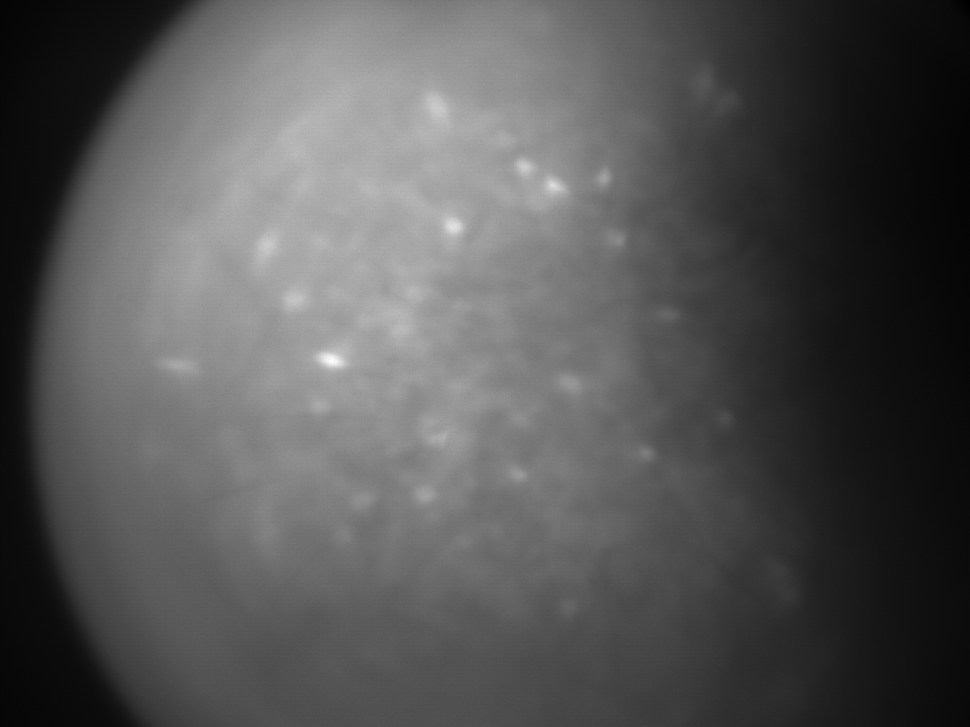
%> input picture General/Projection.tif, 970 x 727 px, shrunk from 1440 x 1080 before the run
$ octave --eval "result = SegmentFrame(imread('../../General/Projection.tif'));"   (GNU Octave 9; MATLAB toolbox functions it lacks are replaced by stand-ins)
%> lines starting %> are read from the running program, lines starting %| are printed output that depends on the picture; in (x1, y1, x2, y2) boxes, pixels count from 0 and x2, y2 are one past the last pixel; in counts of white or black regions, pixels touching at a corner belong together; the program's own positions count from 1
function [frame,cc] = SegmentFrame(frame,toplot)
%UNTITLED Summary of this function goes here
%   Detailed explanation goes here

if (nargin < 2)
    toplot = 0;
end

inframe = frame;
%> inframe is the input picture: size 727x970 uint16; min 240, max 2551, mean 1018.5

x = 3;

frame = imopen(frame,strel('disk',2));

if (toplot) figure;subplot(x,x,1);imagesc(frame); title ('input');colormap(gray);end

frame = frame > 4*std(frame(:));
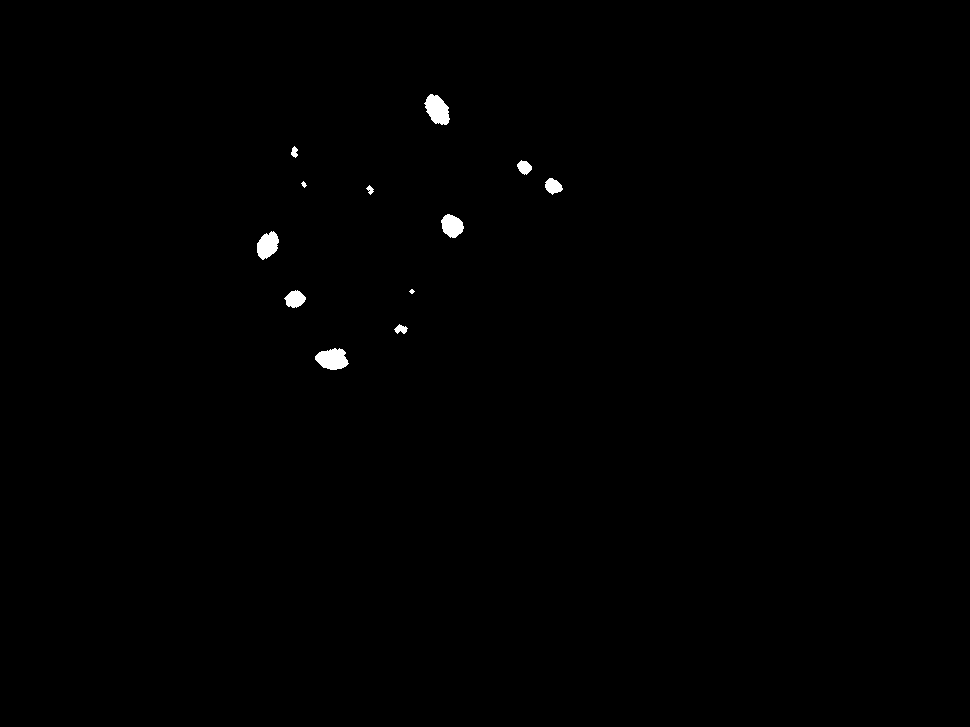
%> frame: size 727x970 logical; 0.39% white; 12 white regions (1 under 20 px), largest, box (x1, y1, x2, y2) and area: (424, 94, 450, 125) 538, (315, 348, 349, 370) 533, (257, 231, 279, 260) 441

frame = bwareaopen(frame,40,8);

if (toplot) subplot(x,x,2);imagesc(frame); title('small guys removed');end

cc = bwconncomp(frame,8);
%> cc = 10 connected components
labeled = labelmatrix(cc);
%> labeled: size 727x970 uint8; 11 distinct labels, from 0 to 10
rgb_label = label2rgb(labeled,@spring,'c','shuffle');
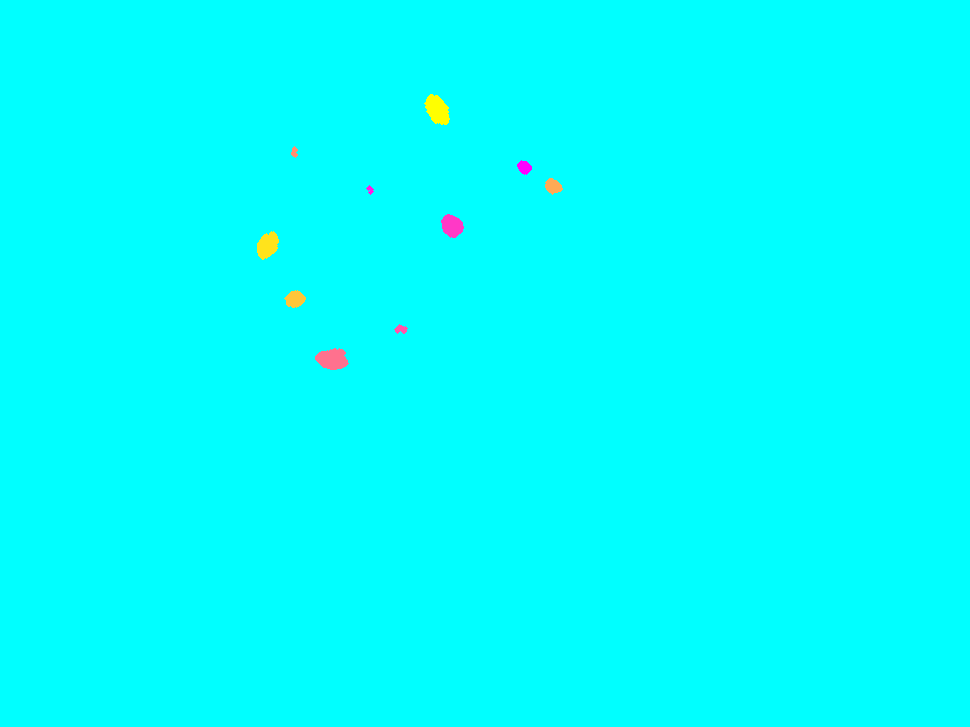
%> rgb_label: size 727x970x3 uint8; mean R, G, B 1, 254.6, 254.4

colormap gray;

if (toplot)
    figure;imshow(rgb_label);
end
